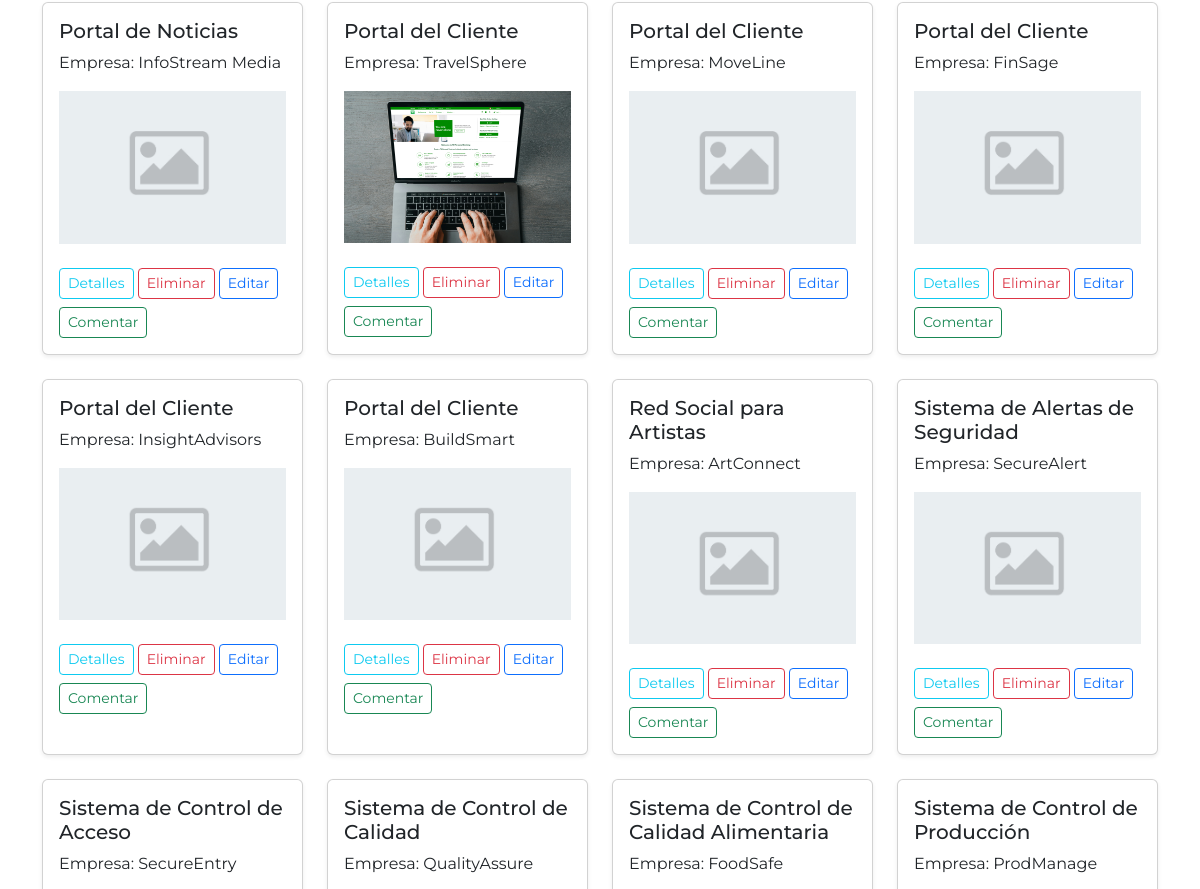
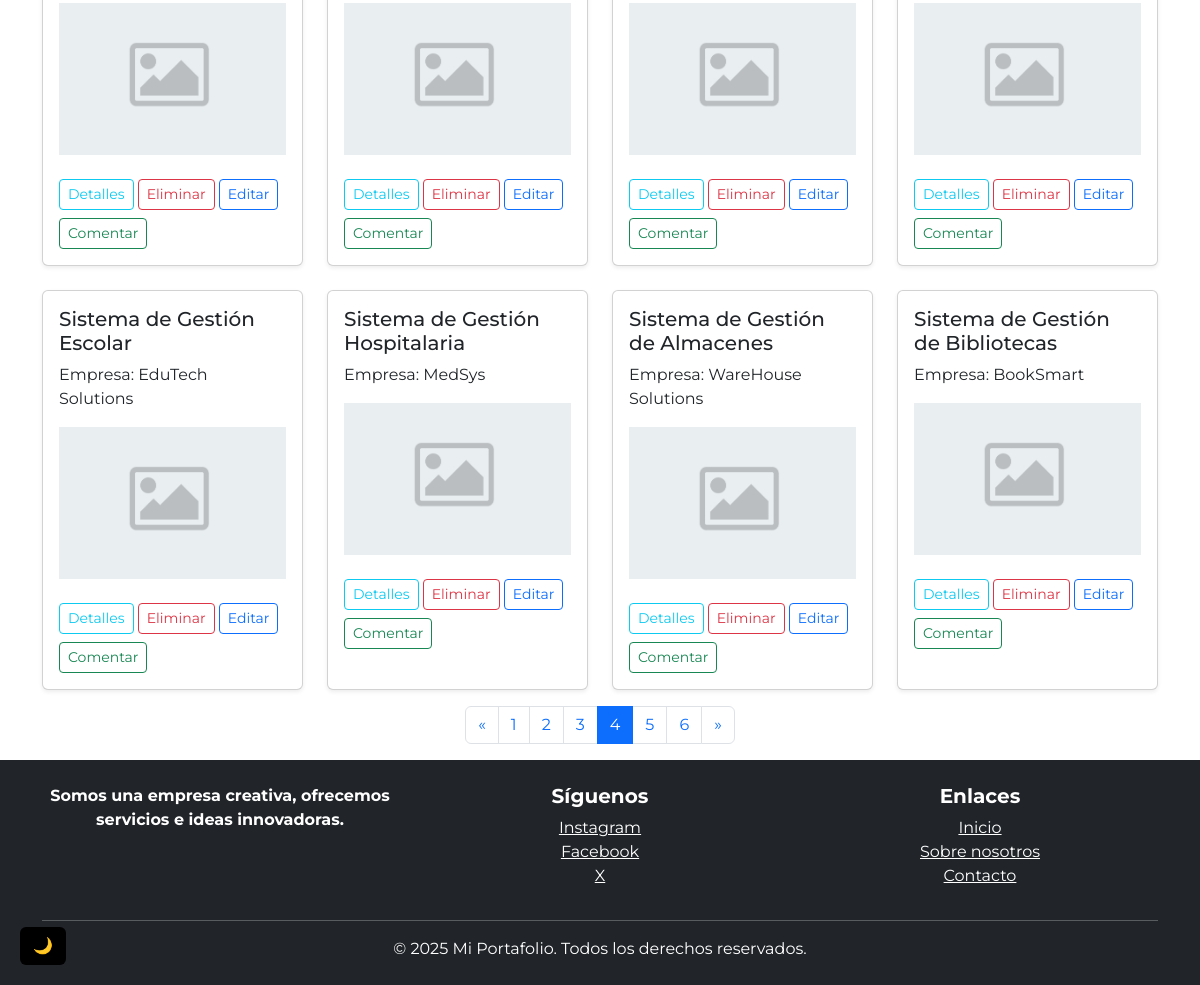
Before: /view-project/?q=&page=4 (signed in, lower part) with the older database file (2 pictures, top to bottom).
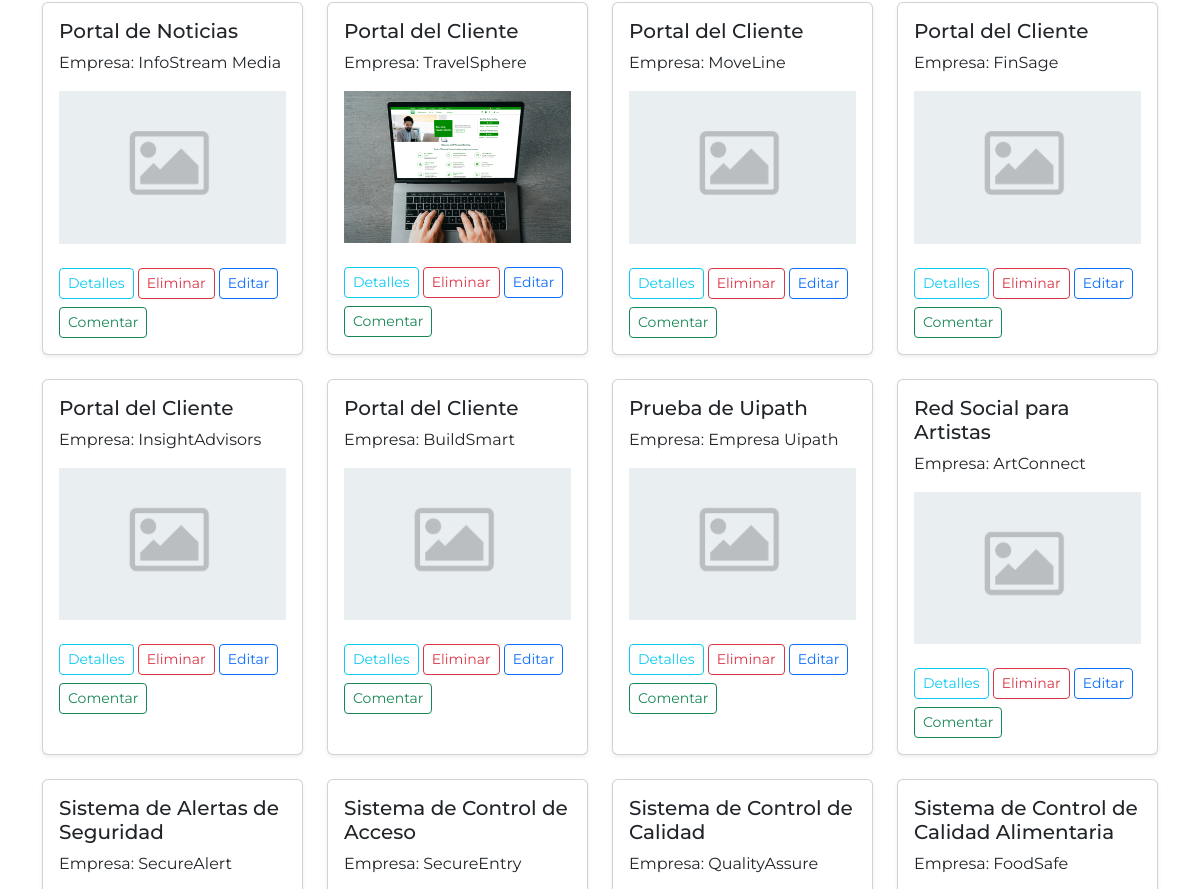
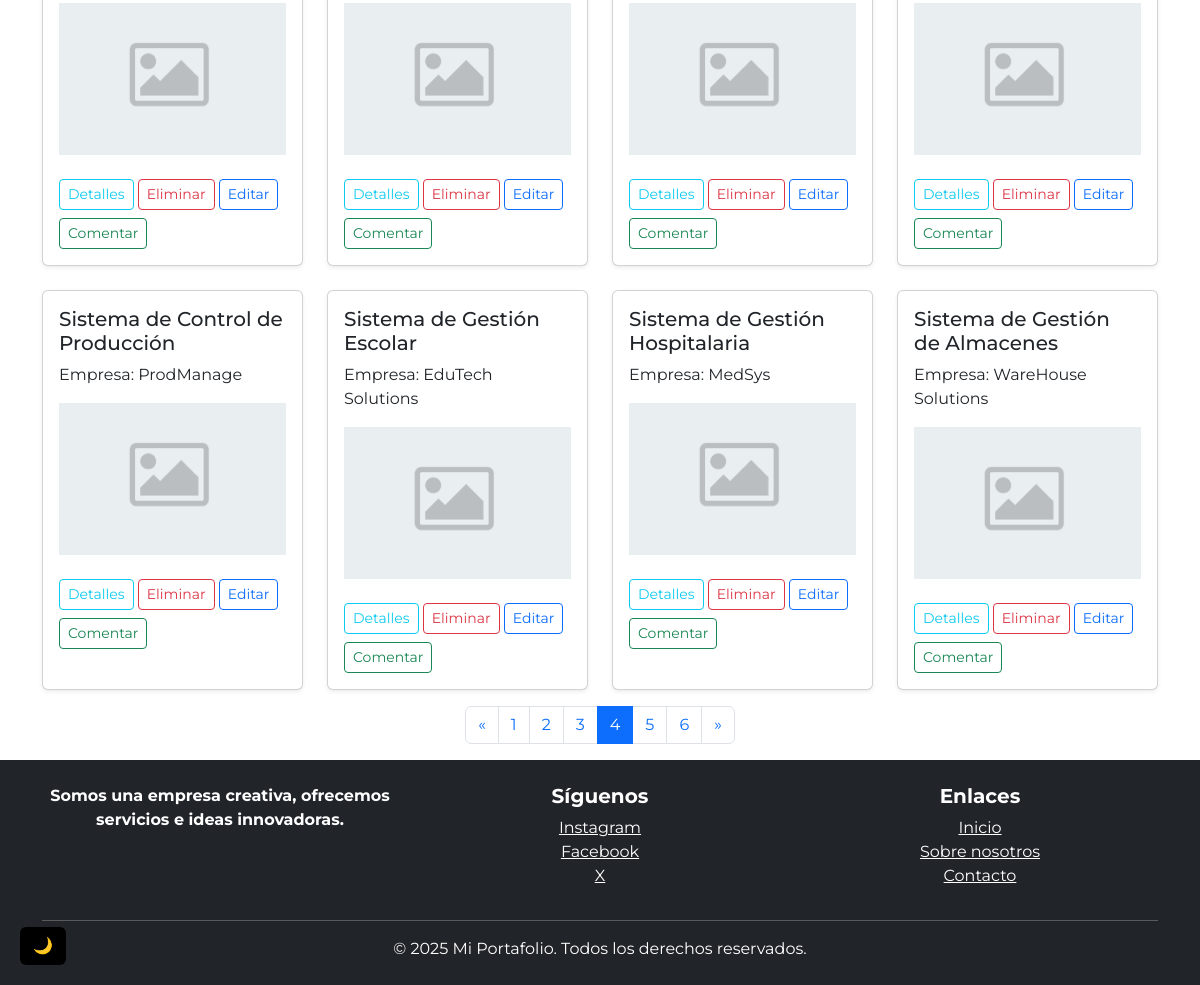
After: the same page with the newer database file (2 pictures, top to bottom).
### portafolio/models.py (models this page shows, shortened)
class Project(models.Model):
    nombre = models.CharField(max_length=100)
    empresa = models.CharField(max_length=100)
    imagen = models.ImageField(upload_to='img/', null=True, blank=True)

### portafolio/views.py (the view)
# urls.py: path('view-project/', views.view_project, name='view_project'),
@login_required
@permission_required('portafolio.view_project')
@require_http_methods(["GET"])
def view_project(request):
    query = request.GET.get('q', '')
    projects = Project.objects.all().order_by('nombre')
    if query:
        projects = projects.filter(nombre__icontains=query)
    paginator = Paginator(projects, 20)
    page_number = request.GET.get('page')
    page_obj = paginator.get_page(page_number)
    return render(request, 'proyectos.html', {'page_obj': page_obj, 'query': query})

### portafolio/templates/proyectos.html (shortened to what the changed rows need)
    {% extends 'base.html' %}
    {% block content %}
    <div class="container mb-3" style="margin-top: 90px;">
        <div id="proyectosContainer" class="row row-cols-1 row-cols-sm-2 row-cols-md-4 g-4 ">
            {% for project in page_obj %}
                <div class="col">
                    <div class="card h-100 shadow-sm">
                        <div class="card-body">
                            <h5 class="card-title">{{ project.nombre }}</h5>
                            <p class="card-text">Empresa: {{ project.empresa }}</p>
                            {% if project.imagen %}
                                <img src="{{ project.imagen.url }}" class="img-fluid mb-3" alt="Imagen del proyecto">
                            {% else %}
                                <img src="/static/img/default-project.jpg" class="img-fluid mb-3" alt="Imagen por defecto">
                            {% endif %}
                            <button type="button" class="btn btn-outline-info btn-sm mt-2" data-bs-toggle="modal" data-bs-target="#modalDetalles{{ project.id }}">
                                Detalles
                            </button>
                            {% if perms.portafolio.delete_project %}
                            <button class="eliminar-proyecto btn btn-outline-danger btn-sm mt-2" data-url="{% url 'delete_project' project.id %}">Eliminar</button>
                            {% endif %}
                            {% if perms.portafolio.change_project%}
                            <button class="editar-proyecto btn btn-outline-primary btn-sm mt-2"
                                    data-id="{{ project.id }}"
                                    data-nombre="{{ project.nombre }}"
                                    data-empresa="{{ project.empresa }}">
                                Editar
                            </button>
                            {%endif%}
                            {% if perms.portafolio.add_comment%}
                            <button class="comentar-proyecto btn btn-outline-success btn-sm mt-2"
                                    data-id="{{ project.id }}"
                                    data-nombre="{{ project.nombre }}"
                                    data-empresa="{{ project.empresa }}">
                                Comentar
                            </button>
                            {%endif%}
                        </div>
                    </div>
                </div>
                {%empty%}
                <p class="text-center">No hay proyectos</P>
            {% endfor %}
        </div>
        <nav aria-label="Page navigation proyectos">
            <ul class="pagination justify-content-center mt-3">
                {% for num in page_obj.paginator.page_range %}
                    {% if page_obj.number == num %}
                        <li class="page-item active" aria-current="page">
                            <a class="page-link" href="#">{{ num }}</a>
                        </li>
                    {% else %}
                        <li class="page-item">
                            <a class="page-link" href="?q={{ query }}&page={{ num }}">{{ num }}</a>
                        </li>
                    {% endif %}
                {% endfor %}
            </ul>
        </nav>
{% endblock %}

Changed rows visible on the page:
no longer on this page (row unchanged): Project: nombre "Sistema de Gestión de Bibliotecas", empresa "BookSmart"
added Project: nombre "Prueba de Uipath", empresa "Empresa Uipath"
